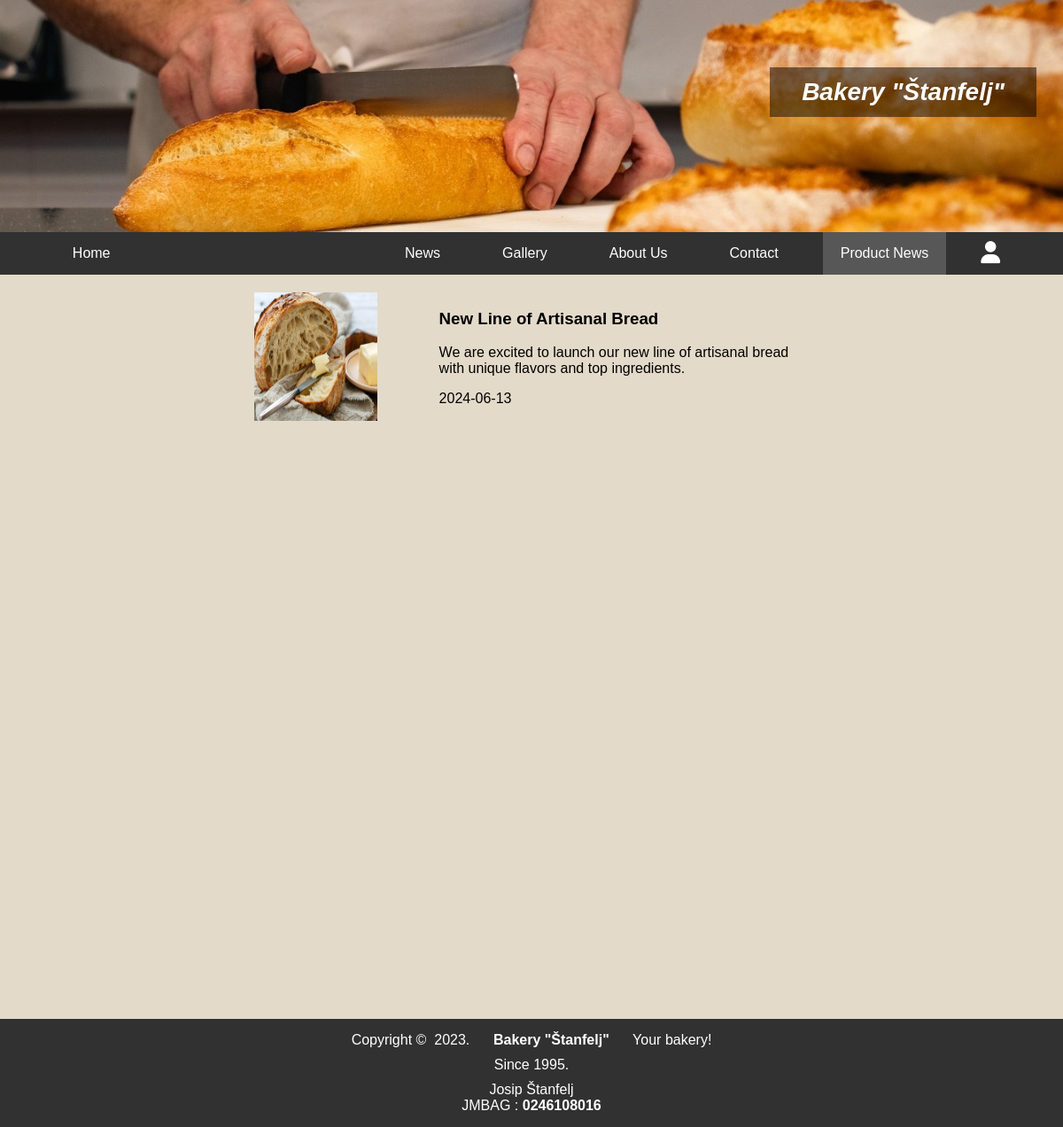
The page /kategorija.php?id=Product news on the database its author committed.
### tables this page shows
CREATE TABLE `vijesti` (
  `id` int(11) NOT NULL,
  `datum` varchar(32) NOT NULL,
  `naslov` varchar(64) NOT NULL,
  `sazetak` text NOT NULL,
  `tekst` text NOT NULL,
  `slika` varchar(64) NOT NULL,
  `kategorija` varchar(64) NOT NULL,
  `arhiva` tinyint(1) NOT NULL
);

### kategorija.php (the view, shortened to what this page needs)
<!DOCTYPE html>
<html lang="en">
<head>
    <link rel="stylesheet" href="newss.css">
</head>
<body>
    <header>
        <img  src="Slike/header-picture.jpg" alt="naslovna slika" class="header-image">
        <div class="overlaytext">Bakery "Štanfelj"</div>
    </header>
    <nav class="sticky">
        <ul>
            <li><a href="home.php">Home</a></li>
            <div class="nav-right">
                <li><a href="news.php">News</a></li>
                <li><a href="gallery.php">Gallery</a></li>
                <li><a href="aboutus.php">About Us</a></li>
                <li><a href="contact.php">Contact</a></li>
                <li><a class="selected" href="kategorija.php?id=Product news" class="">Product News</a></li>
                <?php
                if(isset($_SESSION['loggedin']) && $_SESSION['loggedin'] === true && $_SESSION['role'] === 1){
                    echo " <li class='liicon'>
                    <i class='fa-solid fa-user icon'></i>
                        <ul class='dropdown'>
                            <li><a href='administracija.php'>Administration</a></li>
                            <li><a href='unos.php'>News entry</a></li>
                            <li><a href='signout.php'>Sign Out</a></li>
                        </ul>
                    </li>";
                }
                else{
                    echo " <li class='liicon'>
                    <i class='fa-solid fa-user icon'></i>
                        <ul class='dropdown'>
                            <li><a href='login.php'>Login</a></li>
                            <li><a href='register.php'>Register</a></li>
                        </ul>
                    </li>";
                }
                ?>
            </div>
        </ul>
    </nav><strong></strong>
    <main>
    <?php
        include 'connect.php';
        $kategorija=$_GET['id'];
        $sql = "SELECT * FROM vijesti WHERE arhiva=0 AND kategorija='$kategorija'";
        $result = mysqli_query($dbc, $sql);
        if (mysqli_num_rows($result) > 0) {
            while ($row = mysqli_fetch_assoc($result)) {
    ?>
                <article id="">
                    <a href="clanak.php?id=<?php echo $row['id'] ?>" >
                        <img src="<?php echo $row['slika']; ?>" alt="pecivo">
                        <div>
                            <h3><?php echo $row['naslov']; ?></h3>
                            <p><?php echo $row['sazetak']; ?></p>
                            <p><?php echo $row['datum']; ?></p>
                        </div>
                    </a>
                </article>
    <?php
            }
        } else {
            echo "<strong>Currently, there are no news articles available.</strong>";
        }
    ?>
    </main>
    <footer >
        <div class="text1" >
            <p>Copyright © &nbsp;2023. &nbsp;&nbsp;&nbsp;&nbsp; <strong> Bakery "Štanfelj" </strong>&nbsp;&nbsp;&nbsp;&nbsp; Your bakery!</p>
            <p>Since 1995.</p>
        </div>
        <p class="text2">Josip Štanfelj <br> JMBAG : <strong>0246108016</strong></p>
    </footer>
</body>
</html>

### newss.css (style rules this page uses)
.icon { display: block; text-align: center; font-size:25px; padding: auto; margin: 0 auto; color: white; }
.liicon { display: flex; justify-content: center; align-items: center; padding-left: 1%; padding-right: 1%; }
body { font-family: Arial, sans-serif; margin: 0; padding: 0; }
img { margin: 0; padding: 0; }
.header-image { width: 100%; height: auto; display: block; padding: 0; margin: 0; position: relative; }
.selected { background-color: #575757; }
nav { background-color: #313131; margin: 0; padding: 0; position: sticky; top: 0; z-index: 1000; }
nav ul { list-style-type: none; margin: 0; padding: 0; display: flex; flex-direction: row; justify-content:space-around; flex-wrap: wrap; }
.nav-right { width: 75%; display: flex; flex-direction: row; justify-content:right; }
.overlaytext { position:absolute; font-style: italic; top: 6%; right: 30px; color: white; font-size: 28px; font-weight: bold; background-color: rgba(0, 0, 0, 0.5); padding-left: 3%; padding-right: 3%; padding-top: 1%; padding-bottom: 1%; text-align: center; }
nav ul li { margin: 0 15px; }
nav ul li a { text-decoration: none; color: white; padding: 15px 20px; display: block; text-wrap:nowrap; }
main { padding: 20px; text-align: center; min-height:100vh; }
footer { background-color: #313131; color: white; text-align: center; padding: 10px 0; bottom: 0; width: 100%; display: flex; flex-direction: column; align-items: normal; }
footer div p { padding: 5px; margin: 0; }
footer p { padding: 5px; margin: 0; }
.text1 { width: 100%; display: flex; flex-direction: column; }
main { display: flex; flex-direction: column; background-color: #E3DAC9; }
article a { margin: 0 auto; display: flex; flex-direction: row; align-items: stretch; justify-content:space-around; width: 60%; text-decoration: none; color: black; }
article { margin-bottom: 30px; }
article img { max-width: 20%; width: auto; height: auto; }
article div { width: 60%; text-align: left; }

### rows shown on the page
vijesti: slika (picture), naslov "New Line of Artisanal Bread", sazetak "We are excited to launch our new line of artisanal bread with unique flavors and top ingredients.", datum "2024-06-13"
